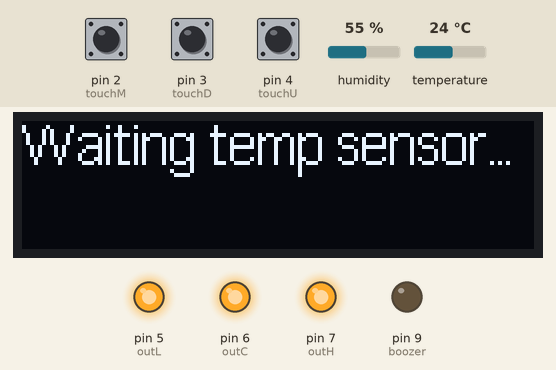
The sketch below on a simulated Arduino Uno, built for the host (arithmetic inside an expression is 32-bit, double 64-bit). On the bench: 128×32 one-colour display, output pins drawn as LEDs (lit = HIGH). The inputs (shaded band) are chosen by the test bench; at power-on: pin 2 (touchM) LOW, humidity 55 %, temperature 24 °C, pin 3 (touchD) LOW, pin 4 (touchU) LOW. The local clock reads 2024-03-15 10:24:30 at power-on unless the sketch sets it; what the sketch prints to the serial monitor is not drawn.

Above: at 6.7 s.
6.8 s: pin 2 (touchM) pulled HIGH for 0.15 s
At 12.4 s:
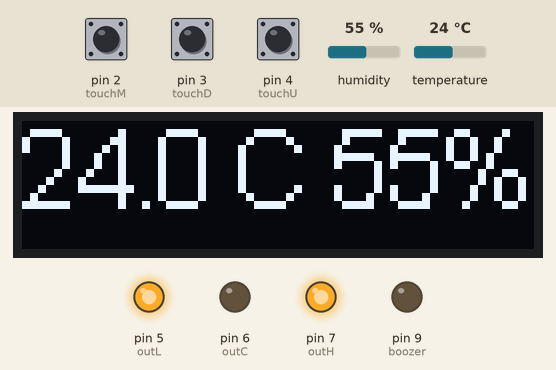
16.4 s: pin 2 (touchM) pulled HIGH for 1 s
At 17.1 s:
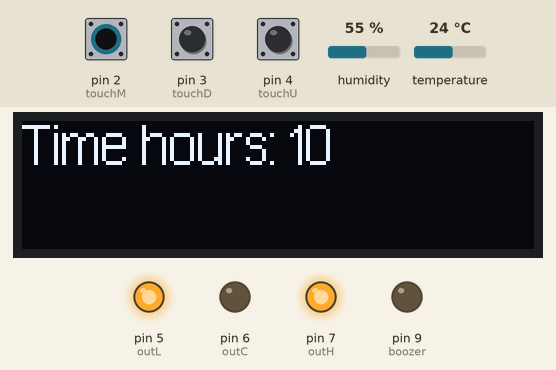
23.0 s: humidity set to 22 %
At 28.3 s:
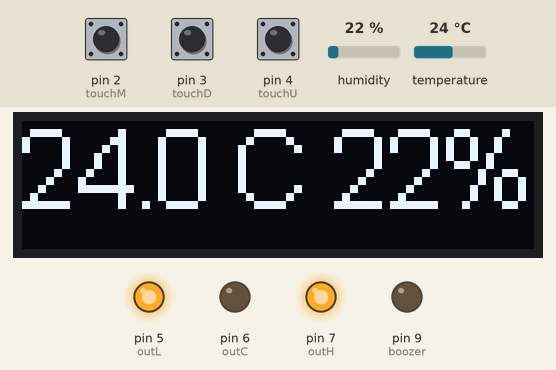
32.0 s: temperature set to 12 °C
At 35.0 s:
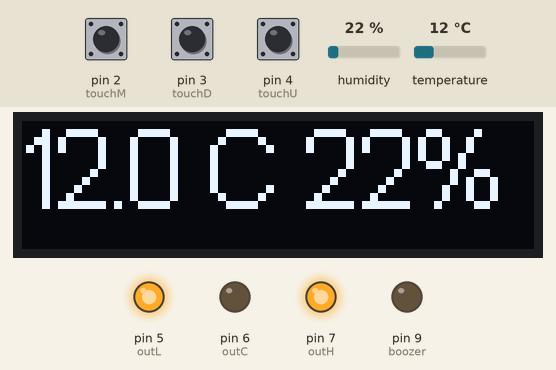
38.1 s: humidity set to 40 %
At 40.4 s:
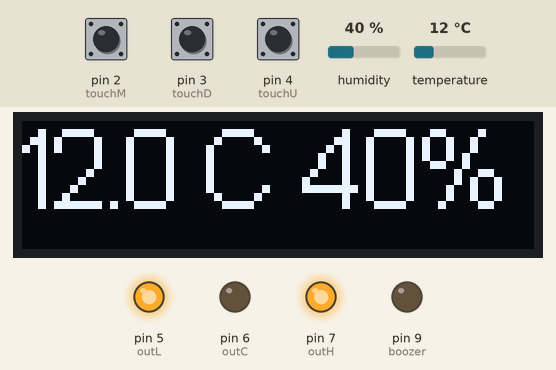
44.2 s: temperature set to 19 °C
At 47.0 s:
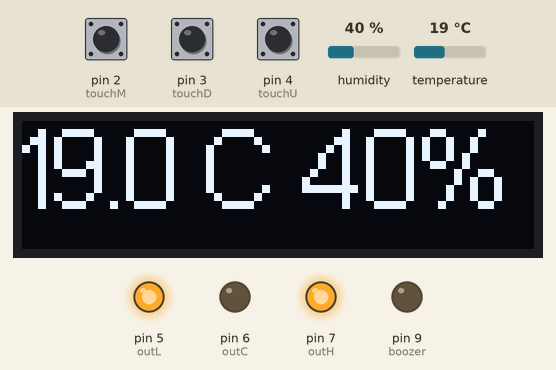
Timing chart, 0 to 48.5 s (numbered marks = the images above; inputs shaded):
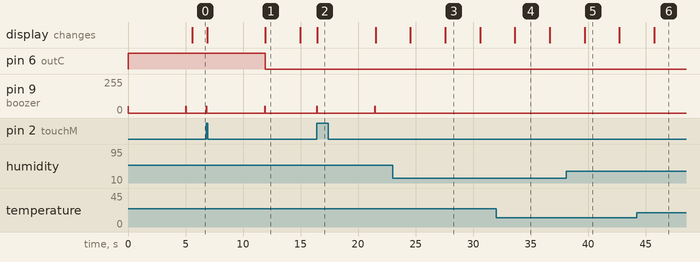

Measured:
- after the input at 6.8 s, pin 6 (outC): HIGH → LOW after 5.1 s instead of 1.8 s; pin 9 (boozer): alternates 50/255 for 0.03 s and 0/255 for 5.0 s, starting at once; the display: first changes after 0.07 s (image 1 shows a later state)
- after the input at 16.4 s, pin 9 (boozer): alternates 50/255 for 0.03 s and 0/255 for 5.0 s, starting at once; the display: changes after 0.06 s (image 2)
- after the input at 32.0 s, the display: changes after 1.6 s (image 4)
- after the input at 38.1 s, the display: changes after 1.6 s (image 5)
- after the input at 44.2 s, the display: changes after 1.5 s (image 6)
- what the display in image 1 shows lasts 3.1 s, from 11.9 s to 15.0 s

The sketch:

sketch.ino
```cpp
#include "SSD1306Ascii.h"
#include "SSD1306AsciiAvrI2c.h"
#include "Seeed_BME280.h"
#include "RTClib.h"


// 0X3C+SA0 - 0x3C or 0x3D /// OLED i2c
#define I2C_ADDRESS 0x3C

// Define proper RST_PIN if required.
#define RST_PIN -1

SSD1306AsciiAvrI2c oled;
BME280 bme280;
DS1307 rtc;

#define touchM 2
#define touchD 3
#define touchU 4

#define outL 5 /// relay light pin
#define outC 6 /// cooler relay pin
#define outH 7 /// humidifier relay pin

#define boozer 9  /// boozer pwm pin ( too loud on default )


struct touchStatus {
  char menu;
  char up;
  char down;
};
typedef struct touchStatus TouchStatus;

struct settingItem {
  String desc;
  uint8_t min;
  uint8_t max;
  char special;
  uint8_t value;
  uint8_t defaultValue;
};

typedef struct settingItem SettingItem;
#define SETTINGS_COUNT 8
SettingItem settingItems[SETTINGS_COUNT] = {
   {"Time hours", 0, 23, 'h', 0, 12},
   {"Time minutes", 0, 59, 'm', 0, 0},
   {"Sunrise", 0, 23, 0, 0, 7}, /// switch lights on in this time HH
   {"Sunset", 0, 23, 0, 0, 21}, /// switch lights off in this HH
   {"Max temp", 0, 99, 0, 0, 26},  //// temp at which switch cooler on
   {"Temp ok", 0, 99, 0, 0, 24},   //// temp at which switch cooler off
   {"Min humidity", 0, 99, 0, 0, 50},   //// humidity at which switch humidifier on
   {"Humidity ok", 0, 99, 0, 0, 60}     //// humidity at which switch humidifier off
};

#define SETTINGS_SUNRISE 2
#define SETTINGS_SUNSET 3

#define TEMPERATURE_MAX 4
#define TEMPERATURE_OK 5

#define HUMIDITY_MIN 6
#define HUMIDITY_OK 7


void setup() {
  // put your setup code here, to run once:
  Serial.begin(9600);


  //// pin modes
  pinMode(touchM, INPUT);
  pinMode(touchD, INPUT);
  pinMode(touchU, INPUT);

  pinMode(outL, OUTPUT);
  pinMode(outC, OUTPUT);
  pinMode(outH, OUTPUT);

  pinMode(boozer, OUTPUT);
  digitalWrite(boozer, LOW);

  //// off everything by default
  digitalWrite(outL, HIGH);
  digitalWrite(outC, HIGH);
  digitalWrite(outH, HIGH);

  /// make some booz on startup
  booz();

  //// I am not sure about this. But oled does not start instatly. Looks that
  /// it requires too much current and we need to wait for capacitor to load first
  /// Would be cool to investigate more. But it works ok with pause on startup
  delay(5000);

  /// make booz after delay
  booz();

  rtc.begin();

  delay(500);

  oled.begin(&Adafruit128x32, I2C_ADDRESS);

  oled.setFont(Arial14);

  oled.clear();
  oled.setContrast(200);

  oled.set1X();
  oled.print("Waiting temp sensor...");
  oled.set2X();

  if(!bme280.init()){
    Serial.println("Device error!");
  }

  checkForDefaultValues();
}

void booz() {
  analogWrite(boozer, 50);
  delay(30);
  analogWrite(boozer, 0);
}

bool isLightsOn = false;
bool isCoolerOn = false;
bool isHumidifierOn = false;

void processLights(DateTime currentTime) {
  uint8_t sunriseHour = settingItems[SETTINGS_SUNRISE].value;
  uint8_t sunsetHour = settingItems[SETTINGS_SUNSET].value;

  if (currentTime.hour() >= sunriseHour && currentTime.hour() < sunsetHour) {
    isLightsOn = true;
    digitalWrite(outL, LOW);
  } else {
    isLightsOn = false;
    digitalWrite(outL, HIGH);
  }
}

void processTemperature(float temp) {
  uint8_t temperatureMax = settingItems[TEMPERATURE_MAX].value;
  uint8_t temperatureOk = settingItems[TEMPERATURE_OK].value;

  if (temp >= temperatureMax) {
    isCoolerOn = true;
    digitalWrite(outC, LOW);
  } else if (isCoolerOn && temp <= temperatureOk) {
    isCoolerOn = false;
    digitalWrite(outC, HIGH);
  }
}

void processHumidity(uint32_t humidity) {
  uint8_t humidityMin = settingItems[HUMIDITY_MIN].value;
  uint8_t humidityOk = settingItems[HUMIDITY_OK].value;

  if (humidity <= humidityMin) {
    isHumidifierOn = true;
    digitalWrite(outH, LOW);
  } else if (isHumidifierOn && humidity >= humidityOk) {
    isHumidifierOn = false;
    digitalWrite(outH, HIGH);
  }
}

bool isInMenu = false;
unsigned long lastMenuAction = 0;
uint8_t currentMenuSettingItemI = 0;
uint8_t currentMenuSettingValue = 0;

TouchStatus lastTouchStatus;
TouchStatus currentTouchStatus;

void readTouchStatus() {
  lastTouchStatus.menu = currentTouchStatus.menu;
  lastTouchStatus.up = currentTouchStatus.up;
  lastTouchStatus.down = currentTouchStatus.down;

  currentTouchStatus.menu = digitalRead(touchM);
  currentTouchStatus.up = digitalRead(touchU);
  currentTouchStatus.down = digitalRead(touchD);
}

void checkForDefaultValues() {
  //// there's flag in rtc memory. We switch it on startup to
  //// last compile time in seconds.
  //// If there's no values in it, or value is different from the
  //// compilation time - we update rtc values with default ones
  uint8_t settingsFlagAddress = SETTINGS_COUNT; //// the byte after our settings bytes
  byte flagValue = getSettingsValue(settingsFlagAddress);
  DateTime compiledTime = DateTime(__DATE__, __TIME__);
  byte somehowUniqCompilationValue = 1 + compiledTime.second() + compiledTime.minute();

  //Serial.println("Unique value");
  //Serial.println(somehowUniqCompilationValue);

  if (flagValue == somehowUniqCompilationValue) {
    // we are ok
  } else {
    // set to defaults
    for (byte i = 0; i < SETTINGS_COUNT; i++) {
      saveSettingsValue(i, settingItems[i].defaultValue);
    }
    saveSettingsValue(settingsFlagAddress, somehowUniqCompilationValue);
  }

  /// read values to cache
  settingItems[SETTINGS_SUNRISE].value = getSettingsValue(SETTINGS_SUNRISE);
  settingItems[SETTINGS_SUNSET].value = getSettingsValue(SETTINGS_SUNSET);
  settingItems[TEMPERATURE_MAX].value = getSettingsValue(TEMPERATURE_MAX);
  settingItems[TEMPERATURE_OK].value = getSettingsValue(TEMPERATURE_OK);
  settingItems[HUMIDITY_MIN].value = getSettingsValue(HUMIDITY_MIN);
  settingItems[HUMIDITY_OK].value = getSettingsValue(HUMIDITY_OK);
}

byte getSettingsValue(byte settingsI) {
  byte ret = 0;
  if (settingItems[settingsI].special == 'h') {
    DateTime now = rtc.now();
    ret = now.hour();
  } else if (settingItems[settingsI].special == 'm') {
    DateTime now = rtc.now();
    ret = now.minute();
  } else {
    byte address = 8 + settingsI;  // RAM starts at byte #8
//  Serial.println(address);
//    byte byteH = rtc.read(address);
//    byte byteL = rtc.read(address + 1);
//  Serial.println(byteH);
//  Serial.println(byteL);
//    ret = (byteH << 8) | (byteL);

    ret = rtc.read(address);
  }

  //Serial.println("Read value");
  //Serial.println(ret);

  return ret;
}

void saveSettingsValue(byte i, byte value) {
    Serial.println(value);
    if (settingItems[i].special == 'h') {
      DateTime adjusted = rtc.now();
      adjusted.sethour(value);
      rtc.adjust(adjusted);
    } else if (settingItems[i].special == 'm') {
      DateTime adjusted = rtc.now();
      adjusted.setminute(value);
      rtc.adjust(adjusted);
    } else {
      /// two bytes for each setting
      settingItems[i].value = value;
      byte address = 8 + i; // RAM starts at byte #8
      rtc.write(address, value);
//      Serial.println(address);
//      rtc.write(address, highByte(currentMenuSettingValue));
//      rtc.write(address+1, lowByte(currentMenuSettingValue));
    }

    //Serial.println("Save value");
    //Serial.println(value);
}


bool processTouch() {
  readTouchStatus();
  unsigned long currentTime = millis();

  if (currentTouchStatus.menu == HIGH && lastTouchStatus.menu == LOW) {
    booz();
    if (!isInMenu) {
      oled.clear();
      isInMenu = true;
      currentMenuSettingItemI = 0;
      //Serial.println("Menu");
    } else {
      saveSettingsValue(currentMenuSettingItemI, currentMenuSettingValue);
      currentMenuSettingItemI++;
      if (currentMenuSettingItemI >= SETTINGS_COUNT) {
         currentMenuSettingItemI = 0;
      }
    }

    currentMenuSettingValue = getSettingsValue(currentMenuSettingItemI);
    lastMenuAction = millis();
  }

  unsigned long actionDiff = 0;
  if (currentTime > lastMenuAction) {
    actionDiff = currentTime - lastMenuAction;
  }

  if (isInMenu) {
    if (actionDiff > 5000L) {
      booz();
      saveSettingsValue(currentMenuSettingItemI, currentMenuSettingValue);
      //Serial.println("Out of menu");
      isInMenu = false;
    } else {
      if (currentTouchStatus.up == HIGH && lastTouchStatus.up == LOW) {
        booz();
        if (currentMenuSettingValue == settingItems[currentMenuSettingItemI].max) {
          currentMenuSettingValue = settingItems[currentMenuSettingItemI].min;
        } else {
          currentMenuSettingValue++;
        }

        lastMenuAction = millis();
      }
      if (currentTouchStatus.down == HIGH && lastTouchStatus.down == LOW) {
        booz();
        if (currentMenuSettingValue == settingItems[currentMenuSettingItemI].min) {
          currentMenuSettingValue = settingItems[currentMenuSettingItemI].max;
        } else {
          currentMenuSettingValue--;
        }

        lastMenuAction = millis();
      }
    }
  }

  if (isInMenu) {
    //// display menu information
    char valueString[6];
    oled.set1X();
    oled.setCursor(0, 0);
    oled.print(settingItems[currentMenuSettingItemI].desc);
    oled.print(": ");

    sprintf(valueString,"%02d      ", currentMenuSettingValue);
    oled.print(valueString);
    oled.println("           "); // clear display
  }

  return isInMenu;
}

void centeredString(const char* str) {
  int strWidth = oled.strWidth(str);

  oled.setCursor(64 - strWidth / 2, 0);
  oled.println(str);
}

void printBME280Data() {
  char stringBuffer80[80];
  char str_temp[6];

  float temp = bme280.getTemperature();
  uint32_t humidity = bme280.getHumidity();

  dtostrf(temp, 4, 1, str_temp);
  sprintf(stringBuffer80,"%s C %d%% ", str_temp, humidity);
  centeredString(stringBuffer80);

  processTemperature(temp);
  processHumidity(humidity);
}

void printTime(DateTime time) {
  char stringBuffer80[80];
  sprintf(stringBuffer80,"       %02d:%02d       ", time.hour(), time.minute());
  centeredString(stringBuffer80);
  Serial.println(stringBuffer80);
}

unsigned long lastInformationRedrawTime = 0;
bool lastInformationDrawWasTime = false;

void displayInformation() {
  unsigned long currentTime = millis();
  if (currentTime - lastInformationRedrawTime > 3000L) {
    oled.set2X();
    if (lastInformationDrawWasTime) {
      printBME280Data();
      lastInformationDrawWasTime = false;
    } else {
      DateTime now = rtc.now();
      printTime(now);
      processLights(now);
      lastInformationDrawWasTime = true;
    }
    lastInformationRedrawTime = millis();
  }
}

void loop() {
  bool isInMenu = processTouch();
  if (!isInMenu) {
    displayInformation();
  }
  delay(33);
}
```
